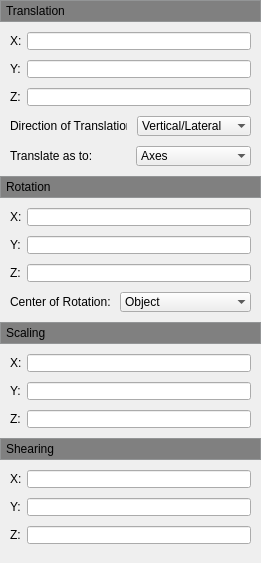
           <widget class="QWidget" name="scrollAreaWidgetContents_5">
            <property name="geometry">
             <rect>
              <x>0</x>
              <y>0</y>
              <width>261</width>
              <height>563</height>
             </rect>
            </property>
            <layout class="QVBoxLayout" name="verticalLayout_8">
             <property name="spacing">
              <number>0</number>
             </property>
             <property name="leftMargin">
              <number>0</number>
             </property>
             <property name="topMargin">
              <number>0</number>
             </property>
             <property name="rightMargin">
              <number>0</number>
             </property>
             <property name="bottomMargin">
              <number>0</number>
             </property>
             <item>
              <widget class="QFrame" name="verticalFrameTranslation">
               <property name="sizePolicy">
                <sizepolicy hsizetype="Preferred" vsizetype="Preferred">
                 <horstretch>0</horstretch>
                 <verstretch>0</verstretch>
                </sizepolicy>
               </property>
               <property name="styleSheet">
                <string notr="true">background-color:rgb(191,193,194)</string>
               </property>
               <property name="frameShape">
                <enum>QFrame::StyledPanel</enum>
               </property>
               <layout class="QVBoxLayout" name="verticalLayout_4">
                <property name="leftMargin">
                 <number>0</number>
                </property>
                <property name="topMargin">
                 <number>0</number>
                </property>
                <property name="rightMargin">
                 <number>0</number>
                </property>
                <property name="bottomMargin">
                 <number>0</number>
                </property>
                <item>
                 <widget class="QPushButton" name="m_pPushButtonTranslation">
                  <property name="enabled">
                   <bool>true</bool>
                  </property>
                  <property name="sizePolicy">
                   <sizepolicy hsizetype="Expanding" vsizetype="Fixed">
                    <horstretch>0</horstretch>
                    <verstretch>0</verstretch>
                   </sizepolicy>
                  </property>
                  <property name="minimumSize">
                   <size>
                    <width>0</width>
                    <height>20</height>
                   </size>
                  </property>
                  <property name="maximumSize">
                   <size>
                    <width>16777215</width>
                    <height>20</height>
                   </size>
                  </property>
                  <property name="cursor">
                   <cursorShape>ArrowCursor</cursorShape>
                  </property>
                  <property name="mouseTracking">
                   <bool>true</bool>
                  </property>
                  <property name="focusPolicy">
                   <enum>Qt::NoFocus</enum>
                  </property>
                  <property name="autoFillBackground">
                   <bool>false</bool>
                  </property>
                  <property name="styleSheet">
                   <string notr="true">QPushButton {
	background-color: gray;
	border: 0px;
	border-radius: 0px;
	text-align: left;
	padding-left: 5px;
}
</string>
                  </property>
                  <property name="text">
                   <string>Translation</string>
                  </property>
                  <property name="iconSize">
                   <size>
                    <width>10</width>
                    <height>10</height>
                   </size>
                  </property>
                  <property name="checkable">
                   <bool>true</bool>
                  </property>
                  <property name="checked">
                   <bool>true</bool>
                  </property>
                  <property name="flat">
                   <bool>true</bool>
                  </property>
                 </widget>
                </item>
               </layout>
              </widget>
             </item>
             <item>
              <widget class="QWidget" name="m_pTranslationWidget" native="true">
               <layout class="QFormLayout" name="formLayout_6">
                <property name="fieldGrowthPolicy">
                 <enum>QFormLayout::AllNonFixedFieldsGrow</enum>
                </property>
                <property name="horizontalSpacing">
                 <number>5</number>
                </property>
                <property name="verticalSpacing">
                 <number>10</number>
                </property>
                <property name="leftMargin">
                 <number>10</number>
                </property>
                <property name="topMargin">
                 <number>10</number>
                </property>
                <property name="rightMargin">
                 <number>10</number>
                </property>
                <property name="bottomMargin">
                 <number>10</number>
                </property>
                <item row="0" column="0">
                 <widget class="QLabel" name="label_27">
                  <property name="text">
                   <string>X:</string>
                  </property>
                 </widget>
                </item>
                <item row="0" column="1">
                 <widget class="QLineEdit" name="lineEdit_23">
                  <property name="maximumSize">
                   <size>
                    <width>1000</width>
                    <height>18</height>
                   </size>
                  </property>
                 </widget>
                </item>
                <item row="1" column="0">
                 <widget class="QLabel" name="label_28">
                  <property name="text">
                   <string>Y:</string>
                  </property>
                 </widget>
                </item>
                <item row="2" column="0">
                 <widget class="QLabel" name="label_29">
                  <property name="text">
                   <string>Z:</string>
                  </property>
                 </widget>
                </item>
                <item row="2" column="1">
                 <widget class="QLineEdit" name="lineEdit_25">
                  <property name="maximumSize">
                   <size>
                    <width>1000</width>
                    <height>18</height>
                   </size>
                  </property>
                  <property name="inputMask">
                   <string/>
                  </property>
                  <property name="placeholderText">
                   <string/>
                  </property>
                  <property name="cursorMoveStyle">
                   <enum>Qt::LogicalMoveStyle</enum>
                  </property>
                 </widget>
                </item>
                <item row="3" column="0" colspan="2">
                 <layout class="QHBoxLayout" name="horizontalLayout_3">
                  <property name="spacing">
                   <number>10</number>
                  </property>
                  <property name="leftMargin">
                   <number>0</number>
                  </property>
                  <property name="rightMargin">
                   <number>0</number>
                  </property>
                  <property name="bottomMargin">
                   <number>0</number>
                  </property>
                  <item>
                   <widget class="QLabel" name="label_2">
                    <property name="sizePolicy">
                     <sizepolicy hsizetype="Fixed" vsizetype="Expanding">
                      <horstretch>0</horstretch>
                      <verstretch>0</verstretch>
                     </sizepolicy>
                    </property>
                    <property name="maximumSize">
                     <size>
                      <width>117</width>
                      <height>21</height>
                     </size>
                    </property>
                    <property name="text">
                     <string>Direction of Translation:</string>
                    </property>
                    <property name="buddy">
                     <cstring>m_pTranslationWidget</cstring>
                    </property>
                   </widget>
                  </item>
                  <item>
                   <widget class="QComboBox" name="comboBox_5">
                    <property name="frame">
                     <bool>false</bool>
                    </property>
                    <item>
                     <property name="text">
                      <string>Vertical/Lateral</string>
                     </property>
                    </item>
                    <item>
                     <property name="text">
                      <string>Vertical</string>
                     </property>
                    </item>
                    <item>
                     <property name="text">
                      <string>Lateral</string>
                     </property>
                    </item>
                    <item>
                     <property name="text">
                      <string>Longitudinal</string>
                     </property>
                    </item>
                   </widget>
                  </item>
                 </layout>
                </item>
                <item row="4" column="0" colspan="2">
                 <layout class="QHBoxLayout" name="horizontalLayout_13">
                  <property name="spacing">
                   <number>10</number>
                  </property>
                  <property name="leftMargin">
                   <number>0</number>
                  </property>
                  <property name="rightMargin">
                   <number>0</number>
                  </property>
                  <property name="bottomMargin">
                   <number>0</number>
                  </property>
                  <item>
                   <widget class="QLabel" name="label_5">
                    <property name="sizePolicy">
                     <sizepolicy hsizetype="Fixed" vsizetype="Expanding">
                      <horstretch>0</horstretch>
                      <verstretch>0</verstretch>
                     </sizepolicy>
                    </property>
                    <property name="maximumSize">
                     <size>
                      <width>117</width>
                      <height>21</height>
                     </size>
                    </property>
                    <property name="text">
                     <string>Translate as to:</string>
                    </property>
                    <property name="buddy">
                     <cstring>m_pTranslationWidget</cstring>
                    </property>
                   </widget>
                  </item>
                  <item>
                   <widget class="QComboBox" name="comboBox_8">
                    <property name="frame">
                     <bool>false</bool>
                    </property>
                    <item>
                     <property name="text">
                      <string>Axes</string>
                     </property>
                    </item>
                    <item>
                     <property name="text">
                      <string>Display</string>
                     </property>
                    </item>
                   </widget>
                  </item>
                 </layout>
                </item>
                <item row="1" column="1">
                 <widget class="QLineEdit" name="lineEdit_24">
                  <property name="maximumSize">
                   <size>
                    <width>1000</width>
                    <height>18</height>
                   </size>
                  </property>
                 </widget>
                </item>
               </layout>
              </widget>
             </item>
             <item>
              <widget class="QFrame" name="verticalFrameRotation">
               <property name="styleSheet">
                <string notr="true">background-color:rgb(191,193,194)</string>
               </property>
               <property name="frameShape">
                <enum>QFrame::StyledPanel</enum>
               </property>
               <layout class="QVBoxLayout" name="verticalLayout_5">
                <property name="leftMargin">
                 <number>0</number>
                </property>
                <property name="topMargin">
                 <number>0</number>
                </property>
                <property name="rightMargin">
                 <number>0</number>
                </property>
                <property name="bottomMargin">
                 <number>0</number>
                </property>
                <item>
                 <widget class="QPushButton" name="m_pPushButtonRotation">
                  <property name="enabled">
                   <bool>true</bool>
                  </property>
                  <property name="sizePolicy">
                   <sizepolicy hsizetype="Expanding" vsizetype="Fixed">
                    <horstretch>0</horstretch>
                    <verstretch>0</verstretch>
                   </sizepolicy>
                  </property>
                  <property name="minimumSize">
                   <size>
                    <width>0</width>
                    <height>20</height>
                   </size>
                  </property>
                  <property name="maximumSize">
                   <size>
                    <width>16777215</width>
                    <height>20</height>
                   </size>
                  </property>
                  <property name="focusPolicy">
                   <enum>Qt::NoFocus</enum>
                  </property>
                  <property name="autoFillBackground">
                   <bool>false</bool>
                  </property>
                  <property name="styleSheet">
                   <string notr="true">QPushButton {
    background-color:gray;
	border: 0px;
	border-radius: 0px;
	text-align: left;
	padding-left: 5px;
}
</string>
                  </property>
                  <property name="text">
                   <string>Rotation</string>
                  </property>
                  <property name="iconSize">
                   <size>
                    <width>10</width>
                    <height>10</height>
                   </size>
                  </property>
                  <property name="checkable">
                   <bool>true</bool>
                  </property>
                  <property name="checked">
                   <bool>true</bool>
                  </property>
                  <property name="flat">
                   <bool>true</bool>
                  </property>
                 </widget>
                </item>
               </layout>
              </widget>
             </item>
             <item>
              <widget class="QWidget" name="m_pRotationWidget" native="true">
               <layout class="QFormLayout" name="formLayout_7">
                <property name="fieldGrowthPolicy">
                 <enum>QFormLayout::AllNonFixedFieldsGrow</enum>
                </property>
                <property name="horizontalSpacing">
                 <number>5</number>
                </property>
                <property name="verticalSpacing">
                 <number>10</number>
                </property>
                <property name="leftMargin">
                 <number>10</number>
                </property>
                <property name="topMargin">
                 <number>10</number>
                </property>
                <property name="rightMargin">
                 <number>10</number>
                </property>
                <property name="bottomMargin">
                 <number>10</number>
                </property>
                <item row="0" column="0">
                 <widget class="QLabel" name="label_43">
                  <property name="text">
                   <string>X:</string>
                  </property>
                 </widget>
                </item>
                <item row="0" column="1">
                 <widget class="QLineEdit" name="lineEdit_38">
                  <property name="maximumSize">
                   <size>
                    <width>1000</width>
                    <height>18</height>
                   </size>
                  </property>
                 </widget>
                </item>
                <item row="1" column="0">
                 <widget class="QLabel" name="label_46">
                  <property name="text">
                   <string>Y:</string>
                  </property>
                 </widget>
                </item>
                <item row="1" column="1">
                 <widget class="QLineEdit" name="lineEdit_39">
                  <property name="maximumSize">
                   <size>
                    <width>1000</width>
                    <height>18</height>
                   </size>
                  </property>
                 </widget>
                </item>
                <item row="2" column="0">
                 <widget class="QLabel" name="label_47">
                  <property name="text">
                   <string>Z:</string>
                  </property>
                 </widget>
                </item>
                <item row="2" column="1">
                 <widget class="QLineEdit" name="lineEdit_40">
                  <property name="maximumSize">
                   <size>
                    <width>1000</width>
                    <height>18</height>
                   </size>
                  </property>
                  <property name="inputMask">
                   <string/>
                  </property>
                  <property name="placeholderText">
                   <string/>
                  </property>
                  <property name="cursorMoveStyle">
                   <enum>Qt::LogicalMoveStyle</enum>
                  </property>
                 </widget>
                </item>
                <item row="3" column="0" colspan="2">
                 <layout class="QHBoxLayout" name="horizontalLayout_2">
                  <property name="spacing">
                   <number>10</number>
                  </property>
                  <property name="leftMargin">
                   <number>0</number>
                  </property>
                  <property name="rightMargin">
                   <number>0</number>
                  </property>
                  <property name="bottomMargin">
                   <number>0</number>
                  </property>
                  <item>
                   <widget class="QLabel" name="label">
                    <property name="sizePolicy">
                     <sizepolicy hsizetype="Fixed" vsizetype="Expanding">
                      <horstretch>0</horstretch>
                      <verstretch>0</verstretch>
                     </sizepolicy>
                    </property>
                    <property name="maximumSize">
                     <size>
                      <width>100</width>
                      <height>21</height>
                     </size>
                    </property>
                    <property name="text">
                     <string>Center of Rotation:</string>
                    </property>
                   </widget>
                  </item>
                  <item>
                   <widget class="QComboBox" name="comboBox_4">
                    <property name="frame">
                     <bool>false</bool>
                    </property>
                    <item>
                     <property name="text">
                      <string>Object</string>
                     </property>
                    </item>
                    <item>
                     <property name="text">
                      <string>Scene</string>
                     </property>
                    </item>
                   </widget>
                  </item>
                 </layout>
                </item>
               </layout>
              </widget>
             </item>
             <item>
              <widget class="QFrame" name="verticalFrameScaling">
               <property name="styleSheet">
                <string notr="true">background-color:rgb(191,193,194)</string>
               </property>
               <property name="frameShape">
                <enum>QFrame::StyledPanel</enum>
               </property>
               <layout class="QVBoxLayout" name="verticalLayout_10">
                <property name="leftMargin">
                 <number>0</number>
                </property>
                <property name="topMargin">
                 <number>0</number>
                </property>
                <property name="rightMargin">
                 <number>0</number>
                </property>
                <property name="bottomMargin">
                 <number>0</number>
                </property>
                <item>
                 <widget class="QPushButton" name="m_pPushButtonScaling">
                  <property name="enabled">
                   <bool>true</bool>
                  </property>
                  <property name="sizePolicy">
                   <sizepolicy hsizetype="Expanding" vsizetype="Fixed">
                    <horstretch>0</horstretch>
                    <verstretch>0</verstretch>
                   </sizepolicy>
                  </property>
                  <property name="minimumSize">
                   <size>
                    <width>0</width>
                    <height>20</height>
                   </size>
                  </property>
                  <property name="maximumSize">
                   <size>
                    <width>16777215</width>
                    <height>20</height>
                   </size>
                  </property>
                  <property name="focusPolicy">
                   <enum>Qt::NoFocus</enum>
                  </property>
                  <property name="autoFillBackground">
                   <bool>false</bool>
                  </property>
                  <property name="styleSheet">
                   <string notr="true">QPushButton {
    background-color: gray;
	border: 0px;
	border-radius: 0px;
	text-align: left;
	padding-left: 5px;
}
</string>
                  </property>
                  <property name="text">
                   <string>Scaling</string>
                  </property>
                  <property name="iconSize">
                   <size>
                    <width>10</width>
                    <height>10</height>
                   </size>
                  </property>
                  <property name="checkable">
                   <bool>true</bool>
                  </property>
                  <property name="checked">
                   <bool>true</bool>
                  </property>
                  <property name="autoExclusive">
                   <bool>true</bool>
                  </property>
                  <property name="flat">
                   <bool>true</bool>
                  </property>
                 </widget>
                </item>
               </layout>
              </widget>
             </item>
             <item>
              <widget class="QWidget" name="m_pScalingWidget" native="true">
               <layout class="QFormLayout" name="formLayout_11">
                <property name="fieldGrowthPolicy">
                 <enum>QFormLayout::AllNonFixedFieldsGrow</enum>
                </property>
                <property name="horizontalSpacing">
                 <number>5</number>
                </property>
                <property name="verticalSpacing">
                 <number>10</number>
                </property>
                <property name="leftMargin">
                 <number>10</number>
                </property>
                <property name="topMargin">
                 <number>10</number>
                </property>
                <property name="rightMargin">
                 <number>10</number>
                </property>
                <property name="bottomMargin">
                 <number>10</number>
                </property>
                <item row="0" column="0">
                 <widget class="QLabel" name="label_49">
                  <property name="text">
                   <string>X:</string>
                  </property>
                 </widget>
                </item>
                <item row="0" column="1">
                 <widget class="QLineEdit" name="lineEdit_41">
                  <property name="maximumSize">
                   <size>
                    <width>1000</width>
                    <height>18</height>
                   </size>
                  </property>
                 </widget>
                </item>
                <item row="1" column="0">
                 <widget class="QLabel" name="label_50">
                  <property name="text">
                   <string>Y:</string>
                  </property>
                 </widget>
                </item>
                <item row="1" column="1">
                 <widget class="QLineEdit" name="lineEdit_42">
                  <property name="sizePolicy">
                   <sizepolicy hsizetype="Expanding" vsizetype="Fixed">
                    <horstretch>0</horstretch>
                    <verstretch>0</verstretch>
                   </sizepolicy>
                  </property>
                  <property name="maximumSize">
                   <size>
                    <width>1000</width>
                    <height>18</height>
                   </size>
                  </property>
                 </widget>
                </item>
                <item row="2" column="0">
                 <widget class="QLabel" name="label_51">
                  <property name="text">
                   <string>Z:</string>
                  </property>
                 </widget>
                </item>
                <item row="2" column="1">
                 <widget class="QLineEdit" name="lineEdit_43">
                  <property name="maximumSize">
                   <size>
                    <width>1000</width>
                    <height>18</height>
                   </size>
                  </property>
                  <property name="inputMask">
                   <string/>
                  </property>
                  <property name="placeholderText">
                   <string/>
                  </property>
                  <property name="cursorMoveStyle">
                   <enum>Qt::LogicalMoveStyle</enum>
                  </property>
                 </widget>
                </item>
               </layout>
              </widget>
             </item>
             <item>
              <widget class="QFrame" name="verticalFrameShearing">
               <property name="styleSheet">
                <string notr="true">background-color:rgb(191,193,194)</string>
               </property>
               <property name="frameShape">
                <enum>QFrame::StyledPanel</enum>
               </property>
               <layout class="QVBoxLayout" name="verticalLayout_12">
                <property name="leftMargin">
                 <number>0</number>
                </property>
                <property name="topMargin">
                 <number>0</number>
                </property>
                <property name="rightMargin">
                 <number>0</number>
                </property>
                <property name="bottomMargin">
                 <number>0</number>
                </property>
                <item>
                 <widget class="QPushButton" name="m_pPushButtonShearing">
                  <property name="enabled">
                   <bool>true</bool>
                  </property>
                  <property name="sizePolicy">
                   <sizepolicy hsizetype="Expanding" vsizetype="Fixed">
                    <horstretch>0</horstretch>
                    <verstretch>0</verstretch>
                   </sizepolicy>
                  </property>
                  <property name="minimumSize">
                   <size>
                    <width>0</width>
                    <height>20</height>
                   </size>
                  </property>
                  <property name="maximumSize">
                   <size>
                    <width>16777215</width>
                    <height>20</height>
                   </size>
                  </property>
                  <property name="focusPolicy">
                   <enum>Qt::NoFocus</enum>
                  </property>
                  <property name="autoFillBackground">
                   <bool>false</bool>
                  </property>
                  <property name="styleSheet">
                   <string notr="true">QPushButton {
	border: 0px;
	border-radius: 0px;
	background-color:gray;
	text-align: left;
	padding-left: 5px;
}
</string>
                  </property>
                  <property name="text">
                   <string>Shearing</string>
                  </property>
                  <property name="iconSize">
                   <size>
                    <width>10</width>
                    <height>10</height>
                   </size>
                  </property>
                  <property name="checkable">
                   <bool>true</bool>
                  </property>
                  <property name="checked">
                   <bool>true</bool>
                  </property>
                  <property name="autoExclusive">
                   <bool>true</bool>
                  </property>
                 </widget>
                </item>
               </layout>
              </widget>
             </item>
             <item>
              <widget class="QWidget" name="m_pShearingWidget" native="true">
               <layout class="QFormLayout" name="formLayout_8">
                <property name="fieldGrowthPolicy">
                 <enum>QFormLayout::AllNonFixedFieldsGrow</enum>
                </property>
                <property name="horizontalSpacing">
                 <number>5</number>
                </property>
                <property name="verticalSpacing">
                 <number>10</number>
                </property>
                <property name="leftMargin">
                 <number>10</number>
                </property>
                <property name="topMargin">
                 <number>10</number>
                </property>
                <property name="rightMargin">
                 <number>10</number>
                </property>
                <property name="bottomMargin">
                 <number>10</number>
                </property>
                <item row="0" column="0">
                 <widget class="QLabel" name="label_33">
                  <property name="text">
                   <string>X:</string>
                  </property>
                 </widget>
                </item>
                <item row="0" column="1">
                 <widget class="QLineEdit" name="lineEdit_29">
                  <property name="maximumSize">
                   <size>
                    <width>1000</width>
                    <height>18</height>
                   </size>
                  </property>
                 </widget>
                </item>
                <item row="1" column="0">
                 <widget class="QLabel" name="label_34">
                  <property name="text">
                   <string>Y:</string>
                  </property>
                 </widget>
                </item>
                <item row="1" column="1">
                 <widget class="QLineEdit" name="lineEdit_30">
                  <property name="sizePolicy">
                   <sizepolicy hsizetype="Expanding" vsizetype="Fixed">
                    <horstretch>0</horstretch>
                    <verstretch>0</verstretch>
                   </sizepolicy>
                  </property>
                  <property name="maximumSize">
                   <size>
                    <width>1000</width>
                    <height>18</height>
                   </size>
                  </property>
                 </widget>
                </item>
                <item row="2" column="0">
                 <widget class="QLabel" name="label_35">
                  <property name="text">
                   <string>Z:</string>
                  </property>
                 </widget>
                </item>
                <item row="2" column="1">
                 <widget class="QLineEdit" name="lineEdit_31">
                  <property name="maximumSize">
                   <size>
                    <width>1000</width>
                    <height>18</height>
                   </size>
                  </property>
                  <property name="inputMask">
                   <string/>
                  </property>
                  <property name="placeholderText">
                   <string/>
                  </property>
                  <property name="cursorMoveStyle">
                   <enum>Qt::LogicalMoveStyle</enum>
                  </property>
                 </widget>
                </item>
               </layout>
              </widget>
             </item>
             <item>
              <spacer name="verticalSpacer_3">
               <property name="orientation">
                <enum>Qt::Vertical</enum>
               </property>
               <property name="sizeHint" stdset="0">
                <size>
                 <width>20</width>
                 <height>40</height>
                </size>
               </property>
              </spacer>
             </item>
            </layout>
           </widget>
